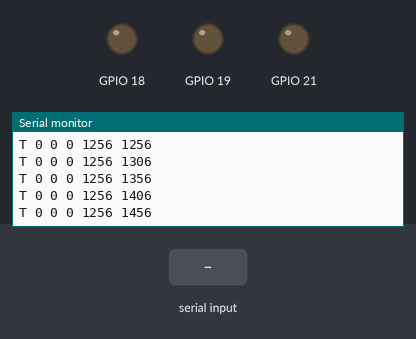
A sketch run on a simulated ESP32. On the bench: output pins drawn as LEDs (lit = HIGH), the last lines printed to the serial monitor. Inputs (shaded band) come from the test bench.

Above: at 1.5 s.
1.6 s: "90,45\n" received over Serial
At 1.72 s:
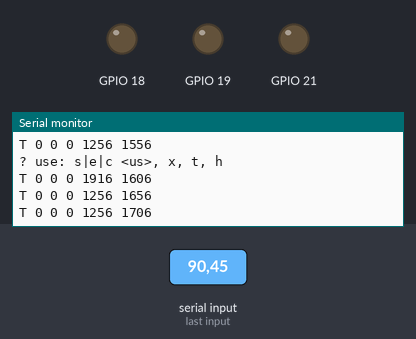
3.1 s: "x90\n" received over Serial
4.6 s: "t90\n" received over Serial
At 6.0 s:
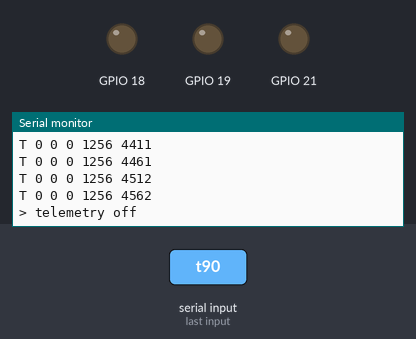
Timing chart, 0 to 7.6 s (numbered marks = the images above; inputs shaded):
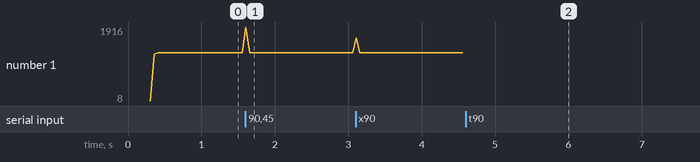

Measured:
- after the input at 1.6 s, the serial monitor: prints a new line at once (image 1)

The sketch:

ServoBenchTest.ino
```cpp
// ServoBenchTest.ino — TakeOFF Rover servo bench test and calibration.
// Serial Monitor at 115200, line ending "Newline".
//
// Wiring (rewired 2026-11-26):
//   s <us>   shoulder MG996R, GPIO19 (horn carries the long upper arm)
//   e <us>   elbow    MG996R, GPIO18 (horn carries the short crank that tilts the forearm)
//   c <us>   claw     SG90,   GPIO21
//   x        all servos limp (stop pulses)
//   t        telemetry on/off
//   h        help + calibration steps
// A trailing 'q' (e.g. "s 1500q") skips the echo; the TakeOFF Arm Live page uses it.
// Telemetry (20 Hz): T <s_us> <e_us> <c_us> <loop_max_us> <ms>   (0 = limp)
// Servos are LIMP at boot until you command them.
#include <Arduino.h>

struct Servo_ { char key; uint8_t pin; uint8_t ch; const char *name; int minUs, maxUs; int us; };
Servo_ servos[] = {
  {'s', 19, 2, "shoulder", 850, 2150, 0},   // arm limits match the rover firmware
  {'e', 18, 4, "elbow",    850, 2150, 0},
  {'c', 21, 6, "claw",     500, 2500, 0},   // wider for finding the finger stops
};
constexpr int PWM_HZ = 50, PWM_BITS = 16;
bool telemetry = true;

void writeUs(Servo_ &s, int us) {
  s.us = us;
  uint32_t duty = us ? (uint32_t)((uint64_t)us * ((1UL << PWM_BITS) - 1) / 20000UL) : 0;  // 0 = limp
#if ESP_ARDUINO_VERSION_MAJOR >= 3
  ledcWrite(s.pin, duty);
#else
  ledcWrite(s.ch, duty);
#endif
}

void help() {
  Serial.println(
    "Commands: s|e|c <us>, x (limp), t (telemetry), h (help)\n"
    "Calibration, horns OFF first, servo rail on the 5 V regulator:\n"
    " 1. c 1500, then s 1500, e 1500: each servo should move and hold. Measure the rail.\n"
    " 2. Fit the horns so at 1500 us the upper arm is 45 deg above forward-horizontal and\n"
    "    the forearm is 30 deg below it.\n"
    " 3. Direction: s 1550 should tip the upper arm UP/BACK; e 1450 should lift the front\n"
    "    of the forearm. If either is backwards, flip that sign in arm_kinematics.h\n"
    "    (SHOULDER.usPerDeg / ELBOW.usPerDeg). The two signs must stay opposite.\n"
    " 4. Step 50 us at a time toward each end; note where the linkage gets tight.\n"
    " 5. Claw: find fully open and fully closed pulses; measure the gap at 1500 us.");
}

void handleLine(String line) {
  line.trim();
  if (line.length() == 0) return;
  char k = tolower(line[0]);
  bool quiet = line.endsWith("q");
  if (k == 'x') { for (auto &s : servos) writeUs(s, 0); Serial.println("> all limp"); return; }
  if (k == 't') { telemetry = !telemetry; Serial.printf("> telemetry %s\n", telemetry ? "on" : "off"); return; }
  if (k == 'h') { help(); return; }
  for (auto &s : servos) {
    if (k != s.key) continue;
    int us = line.substring(1).toInt();
    int c = constrain(us, s.minUs, s.maxUs);
    if (c != us) Serial.printf("! %s %d out of range [%d..%d], clamped to %d\n", s.name, us, s.minUs, s.maxUs, c);
    writeUs(s, c);
    if (!quiet) Serial.printf("> %s (GPIO%d) %d us\n", s.name, s.pin, c);
    return;
  }
  Serial.println("? use: s|e|c <us>, x, t, h");
}

void setup() {
  Serial.begin(115200);
  delay(300);
  for (auto &s : servos) {
#if ESP_ARDUINO_VERSION_MAJOR >= 3
    ledcAttach(s.pin, PWM_HZ, PWM_BITS);
#else
    ledcSetup(s.ch, PWM_HZ, PWM_BITS);
    ledcAttachPin(s.pin, s.ch);
#endif
    writeUs(s, 0);
  }
  Serial.println("\nServoBenchTest ready. Servos limp. Shoulder=GPIO19, elbow=GPIO18, claw=GPIO21. Type h for help.");
}

String buf;

void loop() {
  static uint32_t lastLoop = micros(), loopMax = 0, lastTel = 0;
  uint32_t nowUs = micros();
  uint32_t dtUs = nowUs - lastLoop;
  lastLoop = nowUs;
  if (dtUs > loopMax) loopMax = dtUs;

  while (Serial.available()) {
    char ch = (char)Serial.read();
    if (ch == '\n' || ch == '\r') { handleLine(buf); buf = ""; }
    else if (buf.length() < 40) buf += ch;
  }

  uint32_t now = millis();
  if (telemetry && now - lastTel >= 50) {
    lastTel = now;
    Serial.printf("T %d %d %d %lu %lu\n", servos[0].us, servos[1].us, servos[2].us,
                  (unsigned long)loopMax, (unsigned long)now);
    loopMax = 0;
  }
}
```
